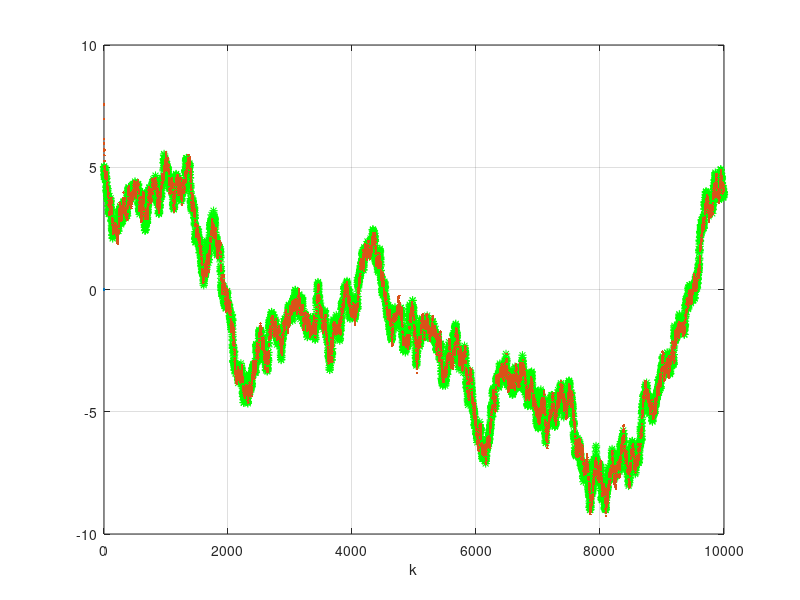
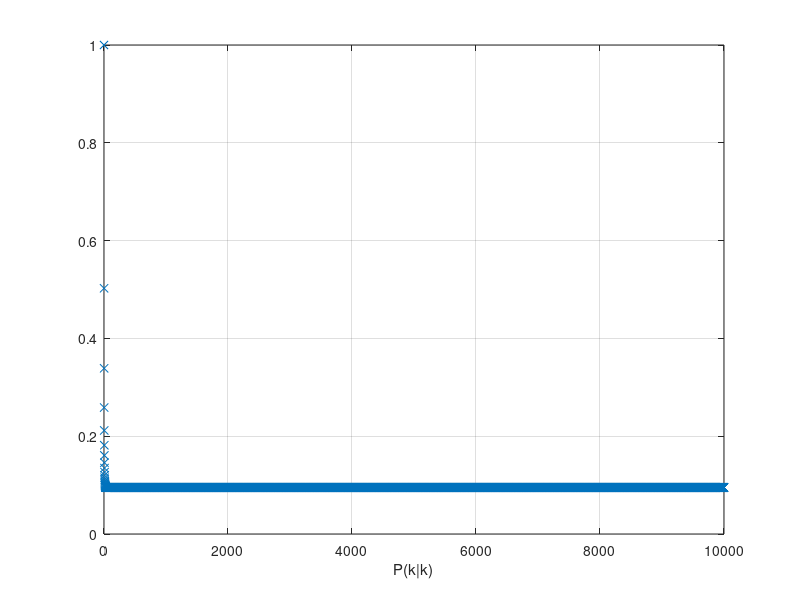
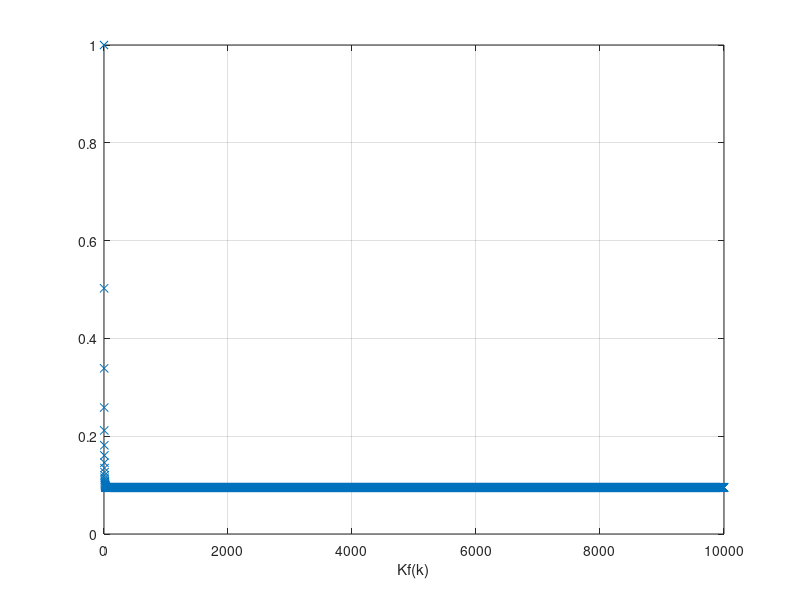

Here is the MATLAB script that generated these plots, in order:
clear
N=10000;
Nrun=1; 
T=1;       
sw=0.1;
sv=1;

A=1;
C=1;
R1=sw^2;
R2=sv^2;
Pm(:,:,1)=1e5*eye(1);

for k=1:N
    Kf(:,k)=Pm(:,:,k)*C'*(C*Pm(:,:,k)*C'+R2)^(-1);
    K(:,k)=(A*Pm(:,:,k)*C')*(C*Pm(:,:,k)*C'+R2)^(-1);
    P(:,:,k)=Pm(:,:,k)-(Pm(:,:,k)*C')*(C*Pm(:,:,k)*C'+R2)^(-1)*C*Pm(:,:,k);
    Pm(:,:,k+1)=A*Pm(:,:,k)*A'+R1-K(:,k)*(C*Pm(:,:,k)*C'+R2)*K(:,k)';
end

w=random('normal',0,sw,Nrun,N);
v=random('normal',0,sv,Nrun,N);

xhm(:,1)=0;
x(:,1)=5;

for k=1:N
    x(:,k+1)=A*x(:,k)+w(1,k);
    y(k)=C*x(:,k)+v(1,k);
        
    xh(:,k)=xhm(:,k)+Kf(:,k)*(y(k)-C*xhm(:,k));
    xhm(:,k+1)=A*xhm(:,k)+K(:,k)*(y(k)-C*xhm(:,k));
end

Pf=squeeze(P);
S=x(:,[1:N])-xh;
Bias=1/(N+1)*sum(S);
Var=1/(N+1)*sum(S.^2);


figure(1)
plot(0,0)
hold on
plot([0:N-1],x(1,1:N),'-*g');
plot([0:N-1],xh(1,1:N),'.');
xs(:,1)=x(:,N);
xhs(:,1)=xh(:,N);
hold off
grid
xlabel('k');

figure(2)
plot([0:N-1],Pf,'x');
xlabel('P(k|k)');
grid

figure(3)
plot([0:N-1],Kf,'x');
xlabel('Kf(k)');
grid


